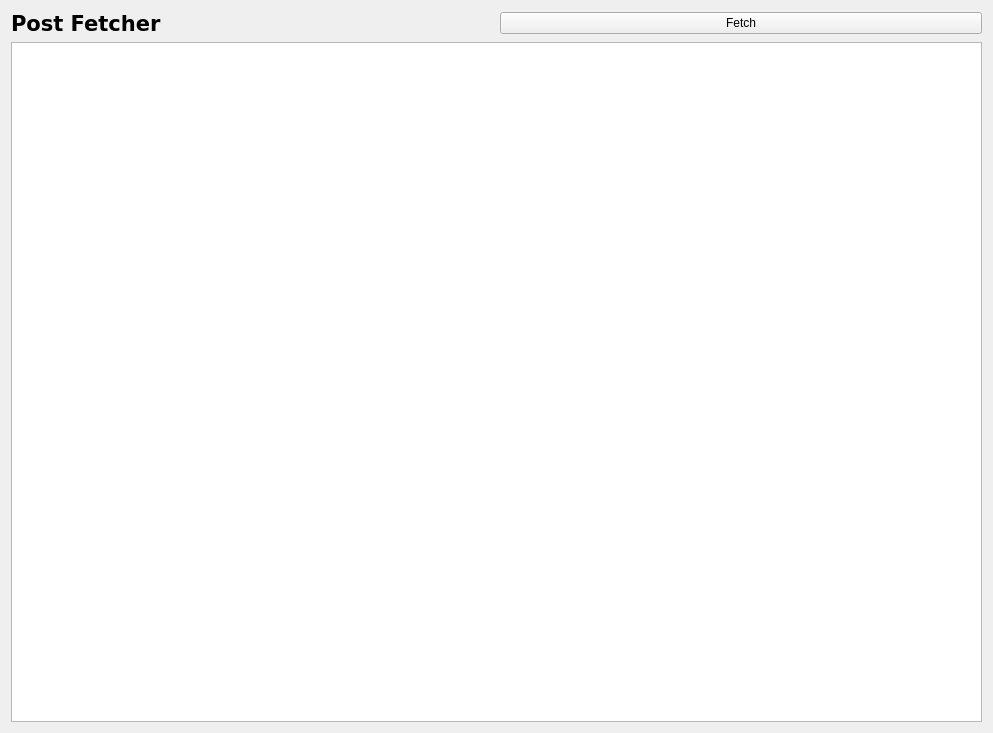
<?xml version="1.0" encoding="UTF-8"?>
<ui version="4.0">
 <class>Widget</class>
 <widget class="QWidget" name="Widget">
  <property name="geometry">
   <rect>
    <x>0</x>
    <y>0</y>
    <width>993</width>
    <height>733</height>
   </rect>
  </property>
  <property name="windowTitle">
   <string>Widget</string>
  </property>
  <layout class="QVBoxLayout" name="verticalLayout">
   <item>
    <layout class="QHBoxLayout" name="horizontalLayout">
     <item>
      <widget class="QLabel" name="label">
       <property name="font">
        <font>
         <family>DejaVu Sans</family>
         <pointsize>16</pointsize>
         <weight>75</weight>
         <bold>true</bold>
        </font>
       </property>
       <property name="text">
        <string>Post Fetcher</string>
       </property>
      </widget>
     </item>
     <item>
      <widget class="QPushButton" name="fetchButton">
       <property name="sizePolicy">
        <sizepolicy hsizetype="Minimum" vsizetype="Fixed">
         <horstretch>0</horstretch>
         <verstretch>0</verstretch>
        </sizepolicy>
       </property>
       <property name="text">
        <string>Fetch</string>
       </property>
      </widget>
     </item>
    </layout>
   </item>
   <item>
    <widget class="QListWidget" name="listWidget"/>
   </item>
  </layout>
 </widget>
 <layoutdefault spacing="6" margin="11"/>
 <resources/>
 <connections/>
</ui>
